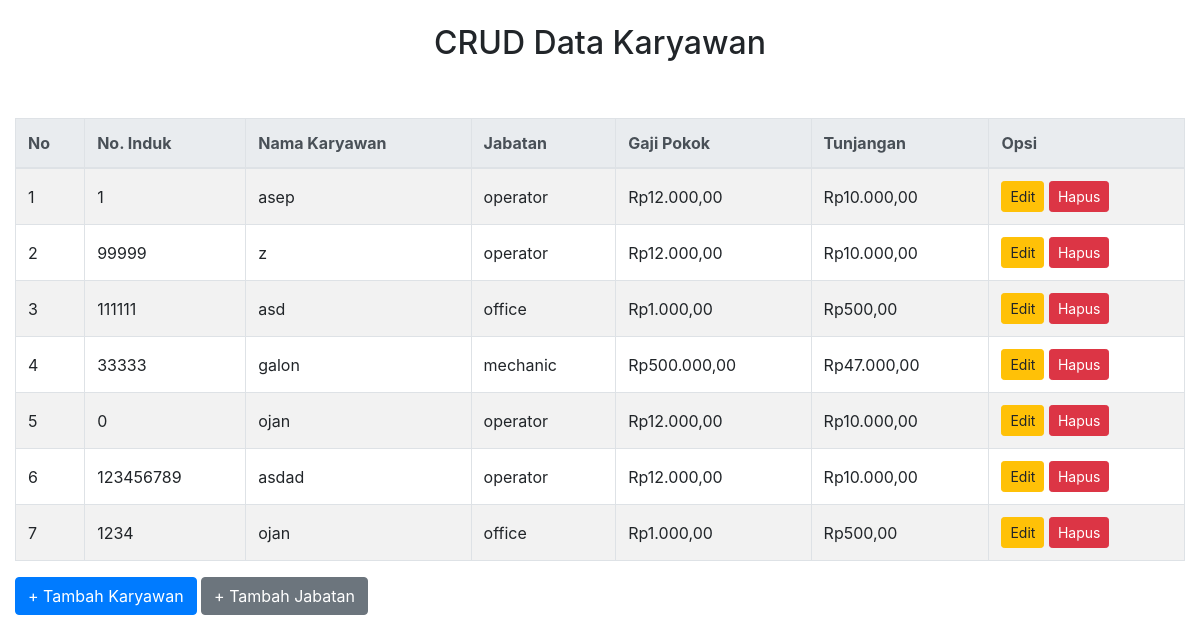
The page / on the database its author committed.
### tables this page shows
CREATE TABLE `karyawan` (
  `id_kar` int(11) NOT NULL,
  `nama` varchar(255) NOT NULL,
  `no_induk` int(11) NOT NULL,
  `id_jab` int(11) NOT NULL
);

CREATE TABLE `jabatan` (
  `id_jab` int(11) NOT NULL,
  `nama_jab` varchar(255) NOT NULL,
  `gaji_pokok` int(11) NOT NULL,
  `tunjangan` int(11) NOT NULL
);

### index.php (the view, shortened to what this page needs)
<!DOCTYPE html>
<html lang="en">
<head>
    <link href="https://stackpath.bootstrapcdn.com/bootstrap/4.5.2/css/bootstrap.min.css" rel="stylesheet">
</head>
<body class="container-fluid">
    <center><h2 class="mt-4">CRUD Data Karyawan</h2></center>
    <br/>
    <br/>
    <table class="table table-striped table-bordered">
        <thead class="thead-light">
            <tr>
                <th>No</th>
                <th>No. Induk</th>
                <th>Nama Karyawan</th>
                <th>Jabatan</th>
                <th>Gaji Pokok</th>
                <th>Tunjangan</th>
                <th>Opsi</th>
            </tr>
        </thead>
        <tbody>
        <?php
        include 'conn.php';
        $no = 1;
        $data = mysqli_query($conn, "SELECT * FROM karyawan JOIN jabatan ON karyawan.id_jab = jabatan.id_jab");
        while($d = mysqli_fetch_array($data)){
            ?>
            <tr>
                <td><?php echo $no++; ?></td>
                <td><?php echo htmlspecialchars($d['no_induk']); ?></td>
                <td><?php echo htmlspecialchars($d['nama']); ?></td>
                <td><?php echo htmlspecialchars($d['nama_jab']); ?></td>
                <td><?php echo "Rp" . number_format(htmlspecialchars($d['gaji_pokok']), 2, ",", "."); ?></td>
                <td><?php echo "Rp" . number_format(htmlspecialchars($d['tunjangan']), 2, ",", "."); ?></td>
                <td>
                    <a href="edit.php?id=<?php echo $d['id_kar']; ?>" class="btn btn-warning btn-sm">Edit</a>
                    <a href="hapus.php?id=<?php echo $d['id_kar']; ?>" class="btn btn-danger btn-sm" onclick="return confirm('Anda yakin ingin menghapus data ini?');">Hapus</a>
                </td>
            </tr>
            <?php
        }
        ?>
        </tbody>
    </table>
    <a href="input.php" class="btn btn-primary mb-3">+ Tambah Karyawan</a>
    <a href="jabatan/input_jab.php" class="btn btn-secondary mb-3">+ Tambah Jabatan</a>
</body>
</html>

### index.php (style rules this page uses)
.table th, .table td { vertical-align: middle; }

### rows shown on the page
karyawan: no_induk "1", nama "asep", id_jab.nama_jab "operator", id_jab.gaji_pokok "12.000,00", id_jab.tunjangan "10.000,00"
karyawan: no_induk "99999", nama "z", id_jab.nama_jab "operator", id_jab.gaji_pokok "12.000,00", id_jab.tunjangan "10.000,00"
karyawan: no_induk "111111", nama "asd", id_jab.nama_jab "office", id_jab.gaji_pokok "1.000,00", id_jab.tunjangan "500,00"
karyawan: no_induk "33333", nama "galon", id_jab.nama_jab "mechanic", id_jab.gaji_pokok "500.000,00", id_jab.tunjangan "47.000,00"
karyawan: no_induk "0", nama "ojan", id_jab.nama_jab "operator", id_jab.gaji_pokok "12.000,00", id_jab.tunjangan "10.000,00"
karyawan: no_induk "123456789", nama "asdad", id_jab.nama_jab "operator", id_jab.gaji_pokok "12.000,00", id_jab.tunjangan "10.000,00"
karyawan: no_induk "1234", nama "ojan", id_jab.nama_jab "office", id_jab.gaji_pokok "1.000,00", id_jab.tunjangan "500,00"
